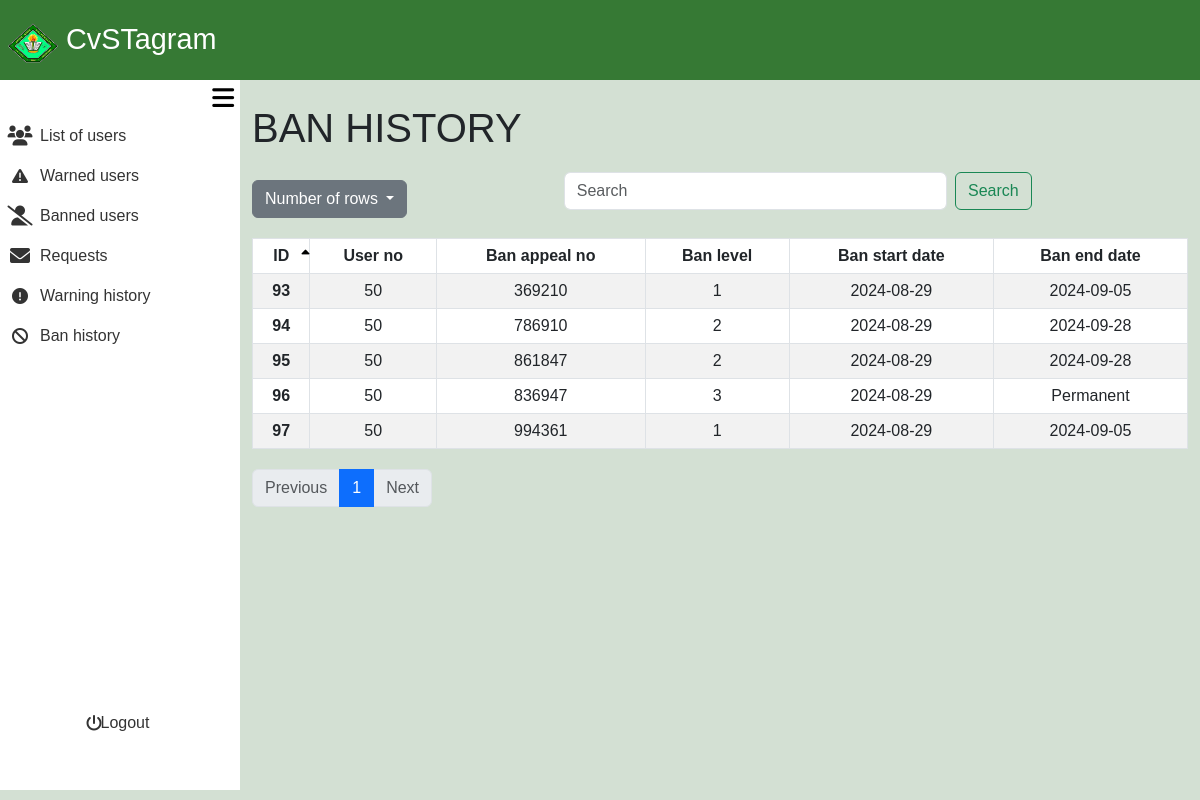
Before: /admin_area/banned_user.php (signed in) with the older database file.
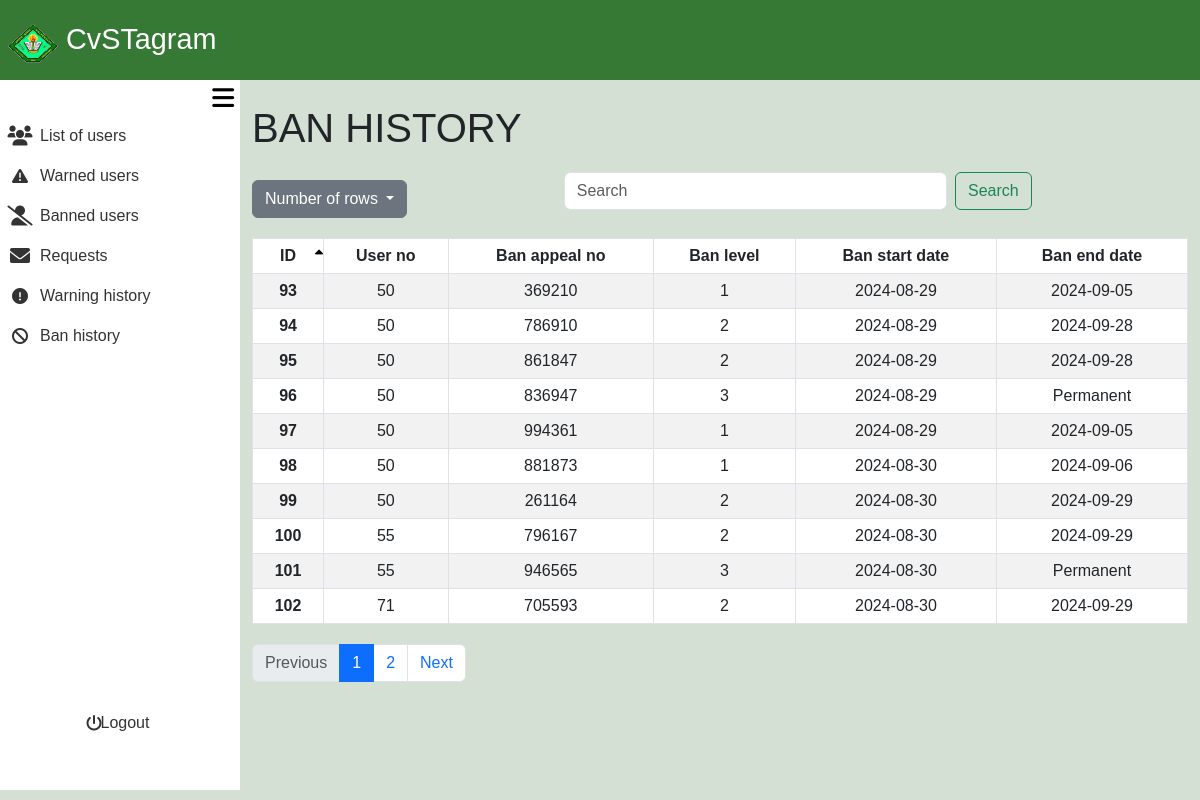
After: the same page with the newer database file.
### tables this page shows
CREATE TABLE `user_bans` (
  `ban_id` int(11) NOT NULL,
  `user_no` int(11) NOT NULL,
  `ban_appeal_id` int(11) NOT NULL,
  `ban_level` int(11) NOT NULL,
  `ban_start_date` date NOT NULL,
  `ban_end_date` date DEFAULT NULL
);

### admin_area/banned_user.php (the view, shortened to what the changed rows need)
<?php
require_once '../include/connect.php';
require_once '../include/bootsrap.php';
?>
<!DOCTYPE html>
<html lang="en">
<head>
    <link rel="stylesheet" href="admin_dashbaord.css?v=<?php echo time(); ?>">
</head>
<body>
<div class="container-fluid screen">
        <div class="container-fluid content">
<?php
$search = isset($_GET['search']) ? trim($_GET['search']) : '';
$sort_column = isset($_GET['sort']) ? $_GET['sort'] : 'ban_id';
$sort_direction = isset($_GET['direction']) && $_GET['direction'] == 'desc' ? 'desc' : 'asc';
$rows_per_page = isset($_GET['rows']) ? intval($_GET['rows']) : 10;
$page = isset($_GET['page']) ? intval($_GET['page']) : 1;
$offset = ($page - 1) * $rows_per_page;
$searchFilter = !empty($search) ? " AND (ban_id LIKE '%$search%' OR user_no LIKE '%$search%' OR ban_appeal_id LIKE '%$search%' OR ban_start_date LIKE '%$search%' OR ban_end_date LIKE '%$search%')" : "";
$query = "SELECT ban_id, user_no, ban_appeal_id, ban_level, ban_start_date, ban_end_date from user_bans
WHERE 1=1 $searchFilter
               ORDER BY $sort_column $sort_direction
               LIMIT $rows_per_page OFFSET $offset";
$usersResult = $con->query($query);
$totalQuery = "SELECT COUNT(*) AS total FROM user_bans";
$totalResult = $con->query($totalQuery);
$totalRecords = $totalResult->fetch_assoc()['total'];
$totalPages = ceil($totalRecords / $rows_per_page);
?>
    <div class="container mt-4 ">
        <h1>BAN HISTORY</h1>
        <table class="table table-bordered table-striped">
        <thead>
            <tr>
                <th scope="col" class="sortable <?php echo ($sort_column == 'ban_id') ? ($sort_direction == 'asc' ? 'asc' : 'desc') : ''; ?>" onclick="sortTable('fname')">ID<i class="fa-solid fa-sort-up"></i><i class="fa-solid fa-sort-down"></i></th>
                <th scope="col" class="sortable <?php echo ($sort_column == 'user_no') ? ($sort_direction == 'asc' ? 'asc' : 'desc') : ''; ?>" onclick="sortTable('user_no')">User no</th>
                <th scope="col" class="sortable <?php echo ($sort_column == 'ban_appeal_id') ? ($sort_direction == 'asc' ? 'asc' : 'desc') : ''; ?>" onclick="sortTable('ban_appeal_id')">Ban appeal no<i class="fa-solid fa-sort-up"></i><i class="fa-solid fa-sort-down"></i></th>
                <th scope="col" class="sortable <?php echo ($sort_column == 'ban_level') ? ($sort_direction == 'asc' ? 'asc' : 'desc') : ''; ?>" onclick="sortTable('ban_level')">Ban level<i class="fa-solid fa-sort-up"></i><i class="fa-solid fa-sort-down"></i></th>
                <th scope="col" class="sortable <?php echo ($sort_column == 'ban_start_date') ? ($sort_direction == 'asc' ? 'asc' : 'desc') : ''; ?>" onclick="sortTable('ban_start_date')">Ban start date<i class="fa-solid fa-sort-up"></i><i class="fa-solid fa-sort-down"></i></th>
                <th scope="col" class="sortable <?php echo ($sort_column == 'ban_end_date') ? ($sort_direction == 'asc' ? 'asc' : 'desc') : ''; ?>" onclick="sortTable('ban_end_date')">Ban end date<i class="fa-solid fa-sort-up"></i><i class="fa-solid fa-sort-down"></i></th>
            </tr>
        </thead>
                <tbody>
                    <?php
                        if ($usersResult) {
                            while ($row = $usersResult->fetch_assoc()) {
                                echo "<tr>";
                                echo "<th scope='row'>" . htmlspecialchars($row['ban_id']) . "</th>";
                                echo "<td>" . htmlspecialchars($row['user_no']) . "</td>";
                                echo "<td>" . htmlspecialchars($row['ban_appeal_id']) . "</td>";
                                echo "<td>" . htmlspecialchars($row['ban_level']) . "</td>";
                                echo "<td>" . htmlspecialchars($row['ban_start_date']) . "</td>";
                                if($row['ban_end_date'] === NULL){
                                    echo "<td> Permanent </td>";
                                }else{
                                    echo "<td>" . htmlspecialchars($row['ban_end_date']) . "</td>";
                                }
                                echo "</tr>";
                            }
                        } else {
                            echo "No results found or an error occurred.";
                        }
                    ?>
                </tbody>
        </table>
        <nav aria-label="Page navigation">
            <ul class="pagination">
                <?php for ($i = 1; $i <= $totalPages; $i++): ?>
                    <li class="page-item <?php if ($i == $page) echo 'active'; ?>">
                        <a class="page-link" href="?rows=<?php echo $rows_per_page; ?>&page=<?php echo $i; ?>&sort=<?php echo $sort_column; ?>&direction=<?php echo $sort_direction; ?>"><?php echo $i; ?></a>
                    </li>
                <?php endfor; ?>
                <li class="page-item <?php if ($page >= $totalPages) echo 'disabled'; ?>">
                    <a class="page-link" href="?rows=<?php echo $rows_per_page; ?>&page=<?php echo min($totalPages, $page + 1); ?>&sort=<?php echo $sort_column; ?>&direction=<?php echo $sort_direction; ?>">Next</a>
                </li>
            </ul>
        </nav>
    </div>
        </div>
    </div>
</body>
</html>

Changed rows visible on the page:
added user_bans: ban_id "98", user_no "50", ban_appeal "881873", ban_level "1", ban_start_date "2024-08-30", ban_end_date "2024-09-06"
added user_bans: ban_id "99", user_no "50", ban_appeal "261164", ban_level "2", ban_start_date "2024-08-30", ban_end_date "2024-09-29"
added user_bans: ban_id "100", user_no "55", ban_appeal "796167", ban_level "2", ban_start_date "2024-08-30", ban_end_date "2024-09-29"
added user_bans: ban_id "101", user_no "55", ban_appeal "946565", ban_level "3", ban_start_date "2024-08-30", shows "Permanent"
added user_bans: ban_id "102", user_no "71", ban_appeal "705593", ban_level "2", ban_start_date "2024-08-30", ban_end_date "2024-09-29"
Other visible differences:
new list line: "2"
